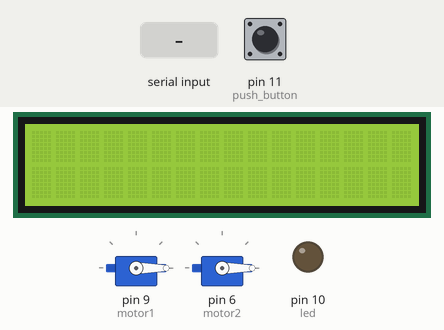
Recording of a sketch running on a simulated Arduino Uno, built with avr-gcc and run on an emulated ATmega328P. On the bench: 2 × servo, 16×2 character LCD, output pins drawn as LEDs (lit = HIGH). The test bench sets the inputs (shaded band); at power-on: pin 11 (push_button) LOW. What the sketch prints to the serial monitor is not drawn.

Above: at 3.2 s.
3.3 s: "1" received over the second serial link
At 5.0 s:
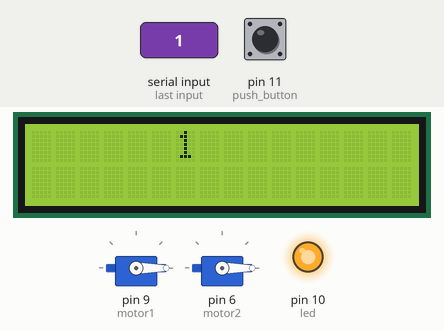
5.8 s: pin 11 (push_button) pulled HIGH for 0.15 s
At 6.2 s:
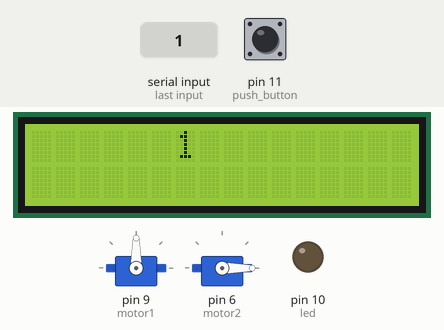
At 8.1 s:
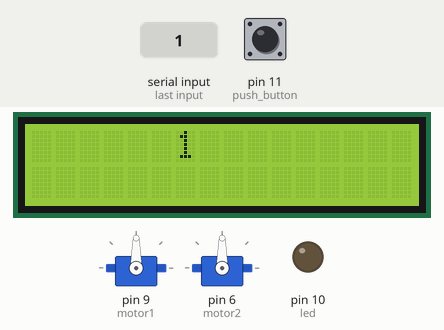
Timing chart, 0 to 9.6 s (numbered marks = the images above; inputs shaded):
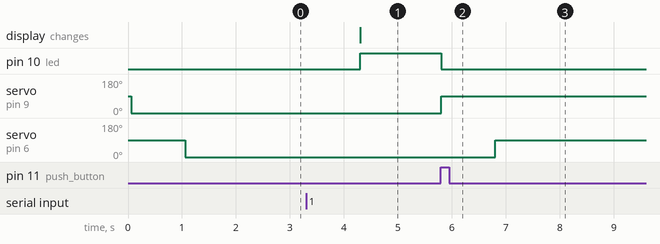

Measured:
- after the input at 3.3 s, pin 10 (led): LOW → HIGH after 1.0 s; the display: changes after 1.0 s (image 1)
- after the input at 5.8 s, pin 10 (led): HIGH → LOW at once; servo on pin 9 (motor1): 0° → 90° at once; servo on pin 6 (motor2): 0° → 90° after 1.0 s

The sketch:

iot_project_bus_append.ino
```cpp
#include <SoftwareSerial.h>
#include <Servo.h>
#include <Wire.h>
#include <LiquidCrystal_I2C.h>

LiquidCrystal_I2C lcd(0x27, 16, 2);
SoftwareSerial bluetooth(13, 12);
Servo servo1; //servo1 변수 선언
Servo servo2; //servo2 변수 선언
int motor1 = 9; //motor1을 입출력 3번 핀에 연결
int motor2 = 6; //motor2을 입출력 5번 핀에 연결

String busnum;
void setup() {
  bluetooth.begin(9600);
  Serial.begin(9600);
  pinMode(10,OUTPUT); //led
  pinMode(11,INPUT); //push button
  servo1.attach(motor1);
  servo2.attach(motor2);
  lcd.begin();
  lcd.backlight();
  servo1.write(0);
  delay(1000);
  servo2.write(0);
  delay(1000);
}

void loop() {
  if(bluetooth.available())
  {
    busnum = bluetooth.readString();

    /*lcd-1602*/
    lcd.setCursor(6, 0);
    lcd.print(busnum);

    digitalWrite(10,HIGH);
    while(digitalRead(11)==0) {delay(10);}
    digitalWrite(10,LOW);

    /*의자접기*/
    servo1.write(90);
    delay(1000);
    servo2.write(90);
    delay(1000);
    Serial.print('s');
    while(Serial.available()==0) {delay(10);}
    Serial.read();

    /*의자 펴기*/
    servo1.write(0);
    delay(1000);
    servo2.write(0);
    delay(1000);

    lcd.clear();
  }
}
```
